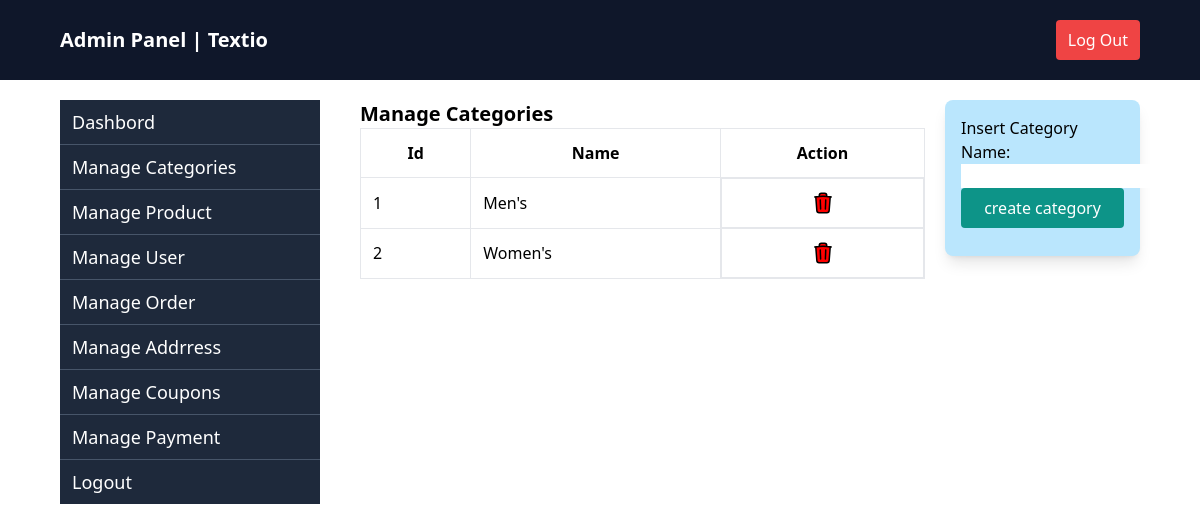
The page /manage-category/ on the database its author committed.
### apptextio/models.py (models this page shows, shortened)
class Category(models.Model):
    name = models.CharField(max_length=100)

### apptextio/admin_views.py (the view)
# urls.py: path("manage-category/",managecategory,name="managecategory"),
def managecategory(request):
    form = CategroyForm(request.POST or None)
    categories = Category.objects.all()
    if request.method == 'POST':
        if form.is_valid():
            form.save()
            return redirect(managecategory)
    return render(request,"admin/manage_category.html", {'categories':categories ,'form':form})

### apptextio/admin_forms.py
class CategroyForm(ModelForm):
    class Meta:
        model = Category
        fields = "__all__"

### apptextio/templates/admin/manage_category.html (shortened to what this page needs)
{% extends "admin/admin_base.html" %}
{% load tailwind_filters %}
{% block content %}
<div class="flex gap-5">
    <div class="w-9/12 ">
        <h2 class="text-xl font-semibold">Manage Categories</h2>
        <table class="table border  w-full">
            <thead class="">
                <tr>
                    <th class="border p-3">Id</th>
                    <th class="border p-3">Name</th>
                    <th class="border p-3">Action</th>
                </tr>
            </thead>
            <tbody>
                {% for category in categories %}
                <tr class="">
                    <td class="border p-3">{{category.id}}</td>
                    <td class="border p-3"> {{category.name}} </td>
                    <td class="border p-3 flex gap-2 justify-center items-center">
                        <a href="{% url 'delete-product' category.id %}" class="items-center justify-center flex flex-1">
                        </a>
                    </td>
                </tr>
                {% endfor %}
            </tbody>
        </table>
    </div>
    <div class="w-3/12">
        <div class="bg-sky-200 p-4 rounded-lg shadow-lg">
            <h2>Insert Category</h2>
            <form action="" method="post">
                {{ form|crispy }}
                <div class="mb-3">
                    <input type="submit" value="create category"
                        class="bg-teal-600 text-white px-3 py-2 rounded w-full">
                </div>
            </form>
        </div>
    </div>
</div>
{% endblock %}

### rows shown on the page
Category: id "1", name "Men's"
Category: id "2", name "Women's"
